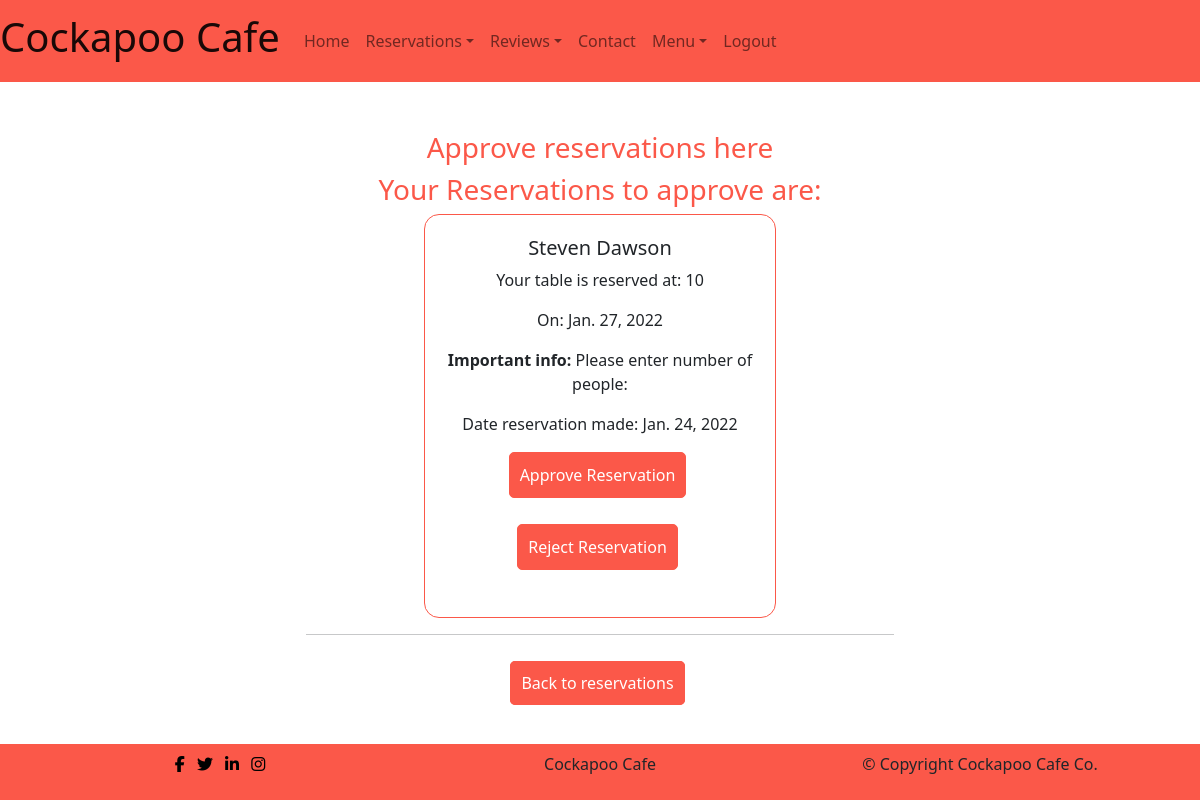
The app's page /reservation/approve_reservation/ (signed in), older data.
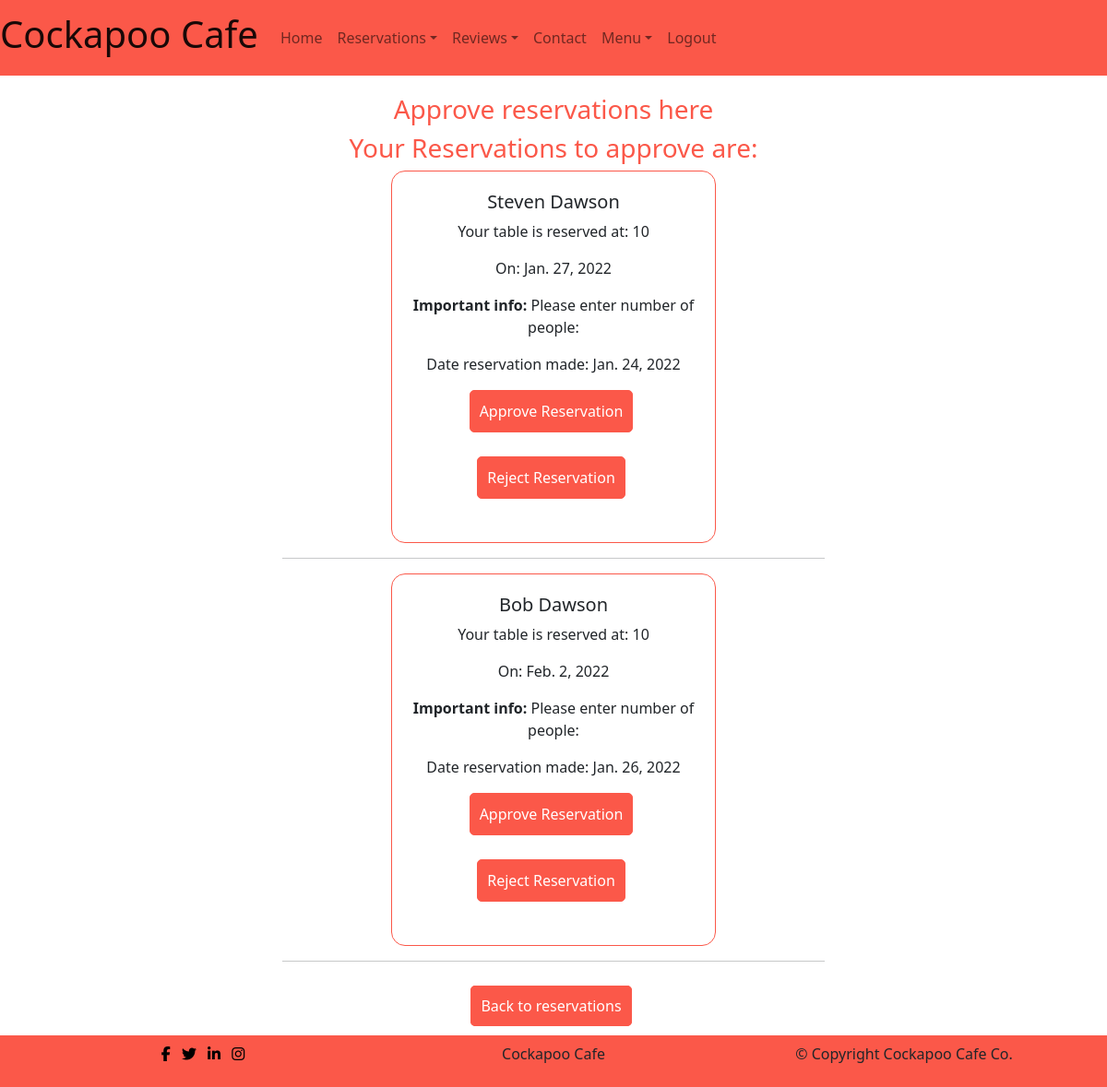
The same page, newer data.
### reservation/models.py (models this page shows, shortened)
class Reservation(models.Model):
    first_name = models.CharField(max_length=100, unique=False)
    last_name = models.CharField(max_length=100, unique=False)
    email = models.EmailField(max_length=100, unique=False)
    phone = models.CharField(validators=[Phone_Regex], max_length=60,
                             null=True, blank=True)
    time = models.CharField(max_length=100, choices=Reservation_Choices,
                            default='9')
    datetime = models.DateField(auto_now_add=False, null=True, blank=False)
    information = models.TextField(blank=False,
                                   default='Please enter number of people:')
    sent_date = models.DateField(auto_now_add=True)
    accepted = models.BooleanField(default=False)
    rejected = models.BooleanField(default=False)
    accepted_date = models.DateTimeField(auto_now=True, null=True)
    user = models.ForeignKey(User, blank=True, null=True,
                             on_delete=models.CASCADE)
    class Meta:
        ordering = ["datetime"]

### reservation/views.py (the view)
# urls.py: path('approve_reservation/', views.ReservationApproveListView.as_view(),
class ReservationApproveListView(ListView):
    model = Reservation
    queryset = Reservation.objects.filter(
        Q(accepted=False) & Q(rejected=False))
    template_name = 'reservation/approve-reservation.html'

### reservation/templates/reservation/approve-reservation.html (shortened to what this page needs)
{% extends 'base.html' %}
{% load static %}
{% block content %}
    <div class=" container no-reservation-text">
        <h3>Approve reservations here</h3>
        <h3>Your Reservations to approve are:</h3>
    </div>
    {% if request.user.is_superuser %}
        {% for res in object_list %}
                <div class="row row-cols-1 row-cols-md-2 g-4 justify-content-center made-reservation">
                    <div class="col">
                        <div class="card">
                            <div class="card-body text-center">
                                <h5 class="card-title">{{ res.first_name }} {{ res.last_name }}</h5>
                                <p class="card-text">Your table is reserved at: {{ res.time }}</p>
                                <p class="card-text"> On: {{ res.datetime }}</p>
                                <p class="card-text"><strong>Important info:</strong> {{ res.information }}</p>
                                <p class="card-text">Date reservation made: {{ res.sent_date }}</p>
                                <p class="inline-flex"><a href="{% url 'approved_revservation' res.id %}" class="menu-btn">Approve Reservation</a></p>
                                <p class="inline-flex"><a href="{% url 'reject_revservation' res.id %}" class="menu-btn">Reject Reservation</a></p>
                            </div>
                        </div>
                        <hr>
                    </div>
                </div>
        {% endfor %}
    {% endif %}
    <p id="make-reservation-btn"><a class="menu-btn" href="{% url 'reservation' %}">Back to reservations</a></p>
{% endblock %}

Row changes from the older to the newer data that the page shows:
added Reservation: first_name "Bob", last_name "Dawson", time "10", datetime "Feb. 2, 2022", information "Please enter number of people:", sent_date "Jan. 26, 2022"
